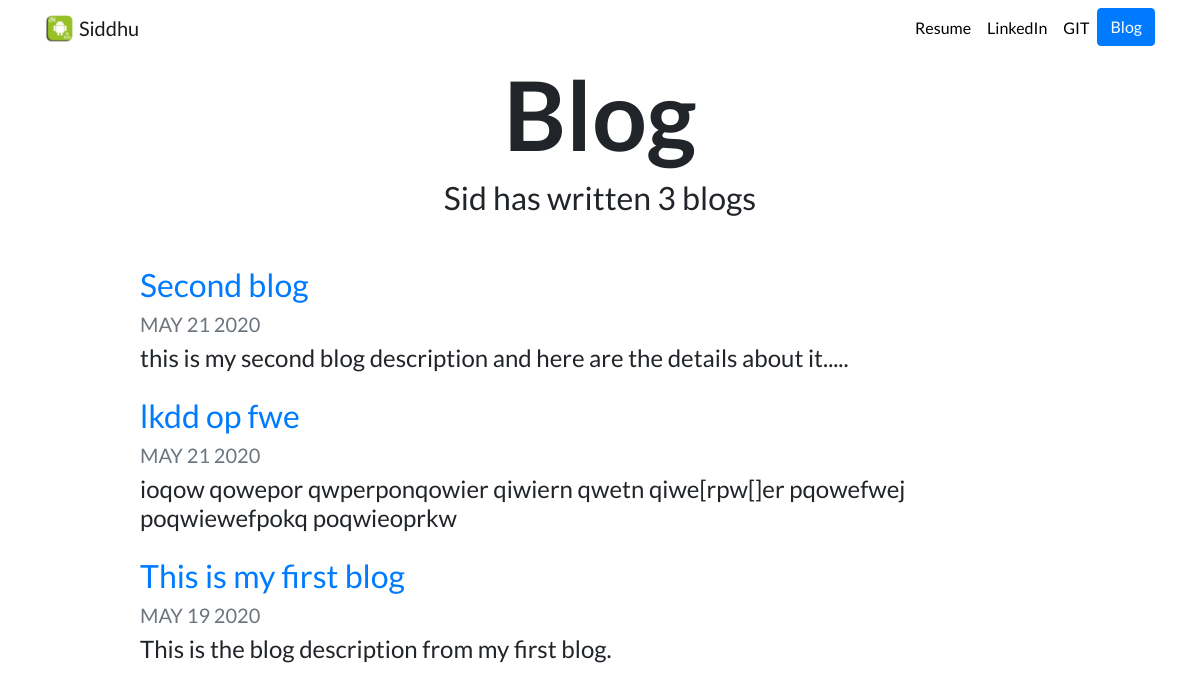
/blog/, run on an earlier commit of the app's database.
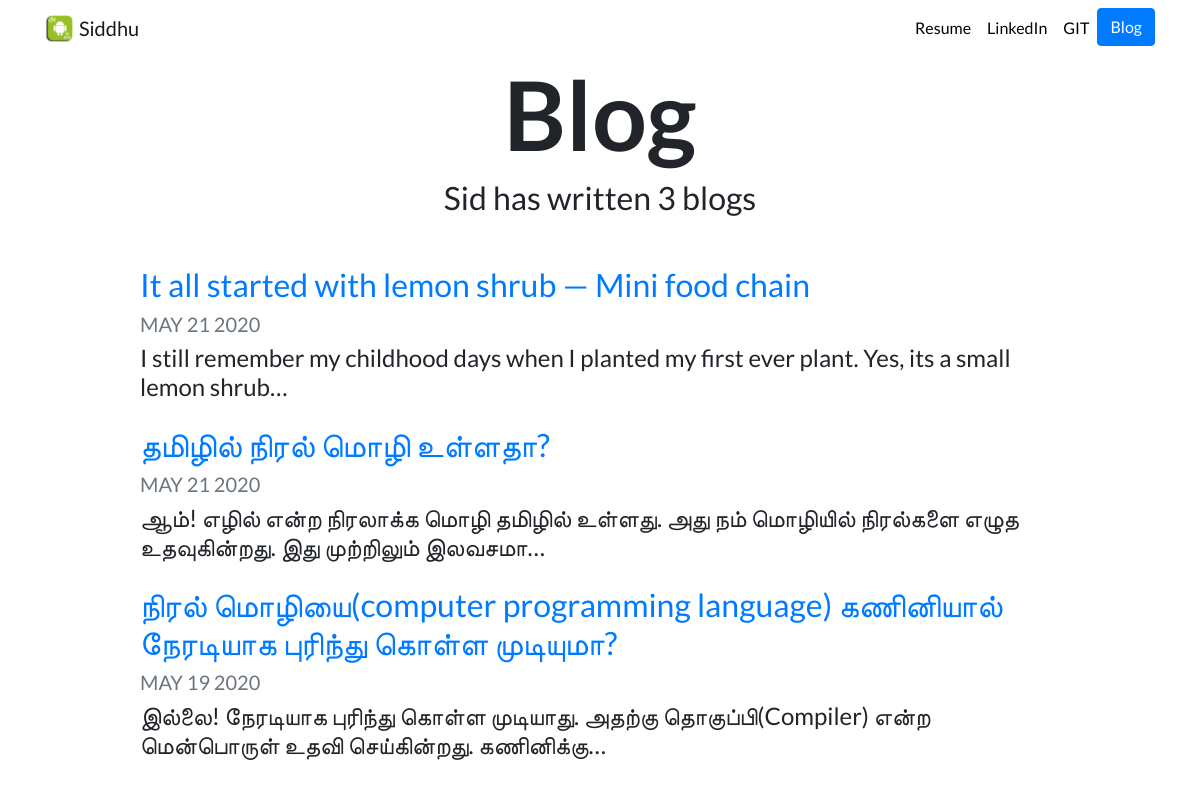
And on a later commit of the database.
### blog/models.py (models this page shows, shortened)
class Blog(models.Model):
	title = models.CharField(max_length=200)
	description = models.TextField()
	date = models.DateField()

### blog/views.py (the view)
# urls.py: path('', views.all_blogs, name='all_blogs'),
def all_blogs(request):
	blog_count= Blog.objects.count
	blogs = Blog.objects.order_by('-date')[:5]
	return render(request, 'blog/all_blogs.html', {'blogs':blogs,'blog_count':blog_count})

### blog/templates/blog/all_blogs.html
{% extends "portfolio/base.html" %}
{% load static %}
{% block content %}
<h1 id="blogtitle" class="font-weight-bold text-center">Blog</h1>
<h2 class="text-center mb-5">Sid has written {{ blog_count }} blog{{ blog_count|pluralize }}</h2>
{% for blog in blogs %}
<div class="row justify-content-center my-3">
  <div class="col-md-10">
    <a href="{% url 'blog:detail' blog.id %}">
      <h2>{{ blog.title }}</h2>
    </a>
    <h5 class="text-muted">{{ blog.date|date:'M d Y'|upper }}</h5>
    <h4>{{ blog.description|striptags|truncatechars:100 }}</h4>
  </div>
</div>
{% endfor %}
{% endblock %}

What changed in the data, as far as the page shows it:
changed Blog: title "Second blog" → "It all started with lemon shrub — Mini food chain"; description "this is my second blog description and here are the details about it....." → "I still remember my childhood days when I planted my first ever plant. Yes, its a small lemon shrub…"
changed Blog: title "lkdd op fwe" → "தமிழில் நிரல் மொழி உள்ளதா?"; description "ioqow qowepor qwperponqowier qiwiern qwetn qiwe[rpw[]er pqowefwej poqwiewefpokq poqwieoprkw" → "ஆம்! எழில் என்ற நிரலாக்க மொழி தமிழில் உள்ளது. அது நம் மொழியில் நிரல்களை எழுத உதவுகின்றது. இது முற்றிலும் இலவசமா…"
changed Blog: title "This is my first blog" → "நிரல் மொழியை(computer programming language) கணினியால் நேரடியாக புரிந்து கொள்ள முடியுமா?"; description "This is the blog description from my first blog." → "இல்லை! நேரடியாக புரிந்து கொள்ள முடியாது. அதற்கு தொகுப்பி(Compiler) என்ற மென்பொருள் உதவி செய்கின்றது. கணினிக்கு…"
